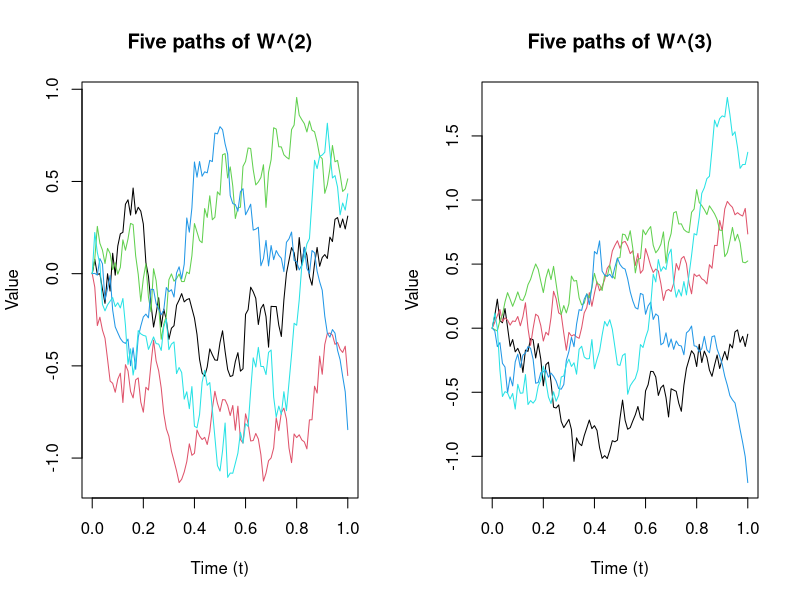
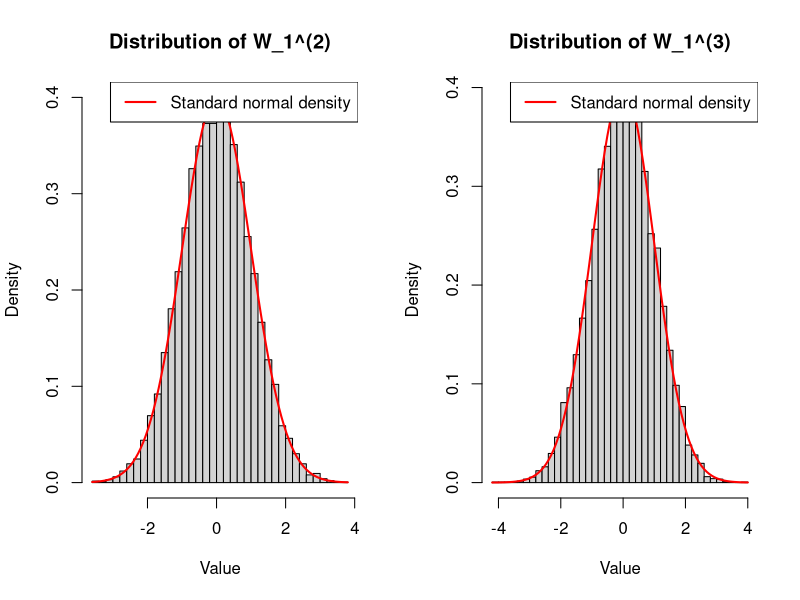
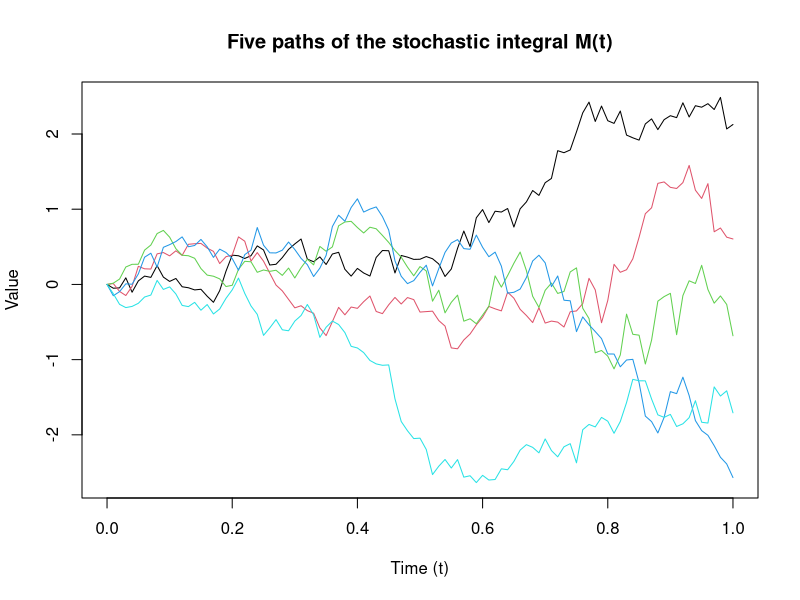
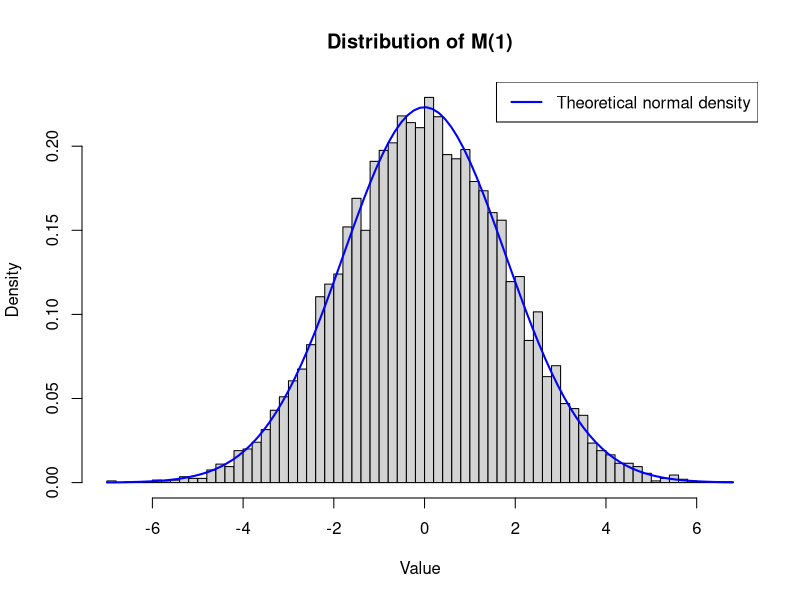

Recreate these plots in R, in order.
####### Problem 6.5: Simulation of stochastic integrals #######

#################################################################
#### HELPER FUNCTIONS ####
#################################################################

# Simulates N paths of a Brownian motion up to time T (ttm).
# The return value is a matrix whose rows are sample paths.
sim_bm <- function(N, ttm, dt) {
  K <- round(ttm / dt)

  if (abs(K * dt - ttm) > 1e-12) {
    stop("ttm must be an integer multiple of dt.")
  }

  increments <- matrix(
    rnorm(N * K, mean = 0, sd = sqrt(dt)),
    nrow = N,
    ncol = K
  )

  # apply(..., 1, cumsum) returns the transpose of the desired layout.
  paths_without_zero <- t(apply(increments, 1, cumsum))
  cbind(0, paths_without_zero)
}

# Calculates the path of a left-endpoint approximation to
# the stochastic integral of a deterministic integrand with respect
# to a given Brownian path.
calculate_integral_path <- function(integrand, bm_path) {
  if (length(integrand) != length(bm_path)) {
    stop("integrand and bm_path must have the same length.")
  }

  increments <- diff(bm_path)
  integrand_points <- integrand[-length(integrand)]
  c(0, cumsum(integrand_points * increments))
}

# Calculates all endpoint values efficiently when the Brownian paths
# are stored rowwise in a matrix.
calculate_integral_endpoints <- function(integrand, bm_paths) {
  if (length(integrand) != ncol(bm_paths)) {
    stop("integrand length must equal the number of grid points.")
  }

  increments <- bm_paths[, -1, drop = FALSE] -
    bm_paths[, -ncol(bm_paths), drop = FALSE]
  as.numeric(increments %*% integrand[-length(integrand)])
}

#################################################################
#### SETUP ####
#################################################################

ttm <- 1
dt <- 0.01
time_grid <- seq(0, ttm, by = dt)
N <- 10000

set.seed(2024)

# Deterministic integrands used below.
h_sin <- sin(time_grid)
h_cos <- cos(time_grid)
h_exp <- exp(time_grid)

#################################################################
#### Question (a): Paths of W^(2) and W^(3) ####
#################################################################

# Simulate five pairs of independent Brownian paths.
bm1_paths <- sim_bm(5, ttm, dt)
bm2_paths <- sim_bm(5, ttm, dt)

w2_paths <- apply(
  bm1_paths, 1, calculate_integral_path, integrand = h_sin
) + apply(
  bm2_paths, 1, calculate_integral_path, integrand = h_cos
)

w3_paths <- apply(
  bm1_paths, 1, calculate_integral_path, integrand = h_cos
) + apply(
  bm2_paths, 1, calculate_integral_path, integrand = h_sin
)

par(mfrow = c(1, 2))
matplot(
  time_grid, w2_paths,
  type = "l", lty = 1,
  main = "Five paths of W^(2)",
  xlab = "Time (t)", ylab = "Value"
)
matplot(
  time_grid, w3_paths,
  type = "l", lty = 1,
  main = "Five paths of W^(3)",
  xlab = "Time (t)", ylab = "Value"
)

#################################################################
#### Question (b): Distributions of W_1^(2) and W_1^(3) ####
#################################################################

bm1_large <- sim_bm(N, ttm, dt)
bm2_large <- sim_bm(N, ttm, dt)

w2_endpoints <-
  calculate_integral_endpoints(h_sin, bm1_large) +
  calculate_integral_endpoints(h_cos, bm2_large)

w3_endpoints <-
  calculate_integral_endpoints(h_cos, bm1_large) +
  calculate_integral_endpoints(h_sin, bm2_large)

par(mfrow = c(1, 2))
hist(
  w2_endpoints,
  breaks = 50, probability = TRUE,
  main = "Distribution of W_1^(2)",
  xlab = "Value"
)
curve(dnorm(x), add = TRUE, col = "red", lwd = 2)
legend(
  "topright",
  legend = "Standard normal density",
  col = "red", lty = 1, lwd = 2
)

hist(
  w3_endpoints,
  breaks = 50, probability = TRUE,
  main = "Distribution of W_1^(3)",
  xlab = "Value"
)
curve(dnorm(x), add = TRUE, col = "red", lwd = 2)
legend(
  "topright",
  legend = "Standard normal density",
  col = "red", lty = 1, lwd = 2
)

cat("\n--- Question (b): Endpoint summaries ---\n")
cat("W_1^(2): sample mean =", mean(w2_endpoints),
    ", sample variance =", var(w2_endpoints), "\n")
cat("W_1^(3): sample mean =", mean(w3_endpoints),
    ", sample variance =", var(w3_endpoints), "\n")
cat("The theoretical mean is 0 and the theoretical variance is 1.\n")

#################################################################
#### Question (c): Paths of M_t = integral_0^t e^s dB_s ####
#################################################################

par(mfrow = c(1, 1))
bm_c_paths <- sim_bm(5, ttm, dt)
m_paths <- apply(
  bm_c_paths, 1, calculate_integral_path, integrand = h_exp
)

matplot(
  time_grid, m_paths,
  type = "l", lty = 1,
  main = "Five paths of the stochastic integral M(t)",
  xlab = "Time (t)", ylab = "Value"
)

#################################################################
#### Question (d): Mean and variance of M_1 ####
#################################################################

bm_d_large <- sim_bm(N, ttm, dt)
m_endpoints <- calculate_integral_endpoints(h_exp, bm_d_large)

# Var(M_1) = integral_0^1 e^(2s) ds = (e^2 - 1) / 2.
theoretical_mean_m1 <- 0
theoretical_var_m1 <- 0.5 * (exp(2 * ttm) - 1)

cat("\n--- Question (d): Mean and variance of M_1 ---\n")
cat("Theoretical mean:", theoretical_mean_m1, "\n")
cat("Sample mean:", mean(m_endpoints), "\n")
cat("Theoretical variance:", theoretical_var_m1, "\n")
cat("Sample variance:", var(m_endpoints), "\n")

#################################################################
#### Questions (e) and (f): Numerical check of Itô's formula ####
#################################################################

# Itô's formula/integration by parts gives
# integral_0^1 e^s dB_s = e B_1 - integral_0^1 e^s B_s ds.
# The ordinary integral is approximated by a left Riemann sum.
integrand_ordinary <- sweep(bm_d_large, 2, h_exp, `*`)
integral_ordinary <- rowSums(
  integrand_ordinary[, -ncol(integrand_ordinary), drop = FALSE]
) * dt

ito_formula_rhs <-
  exp(ttm) * bm_d_large[, ncol(bm_d_large)] - integral_ordinary

cat("\n--- Question (e): Moments from Itô's formula ---\n")
cat("Mean of the right-hand side:", mean(ito_formula_rhs), "\n")
cat("Variance of the right-hand side:", var(ito_formula_rhs), "\n")
cat("Mean of the direct stochastic-integral approximation:",
    mean(m_endpoints), "\n")
cat("Variance of the direct stochastic-integral approximation:",
    var(m_endpoints), "\n")

pathwise_errors <- abs(m_endpoints - ito_formula_rhs)
error_ito <- mean(pathwise_errors)

cat("\n--- Question (f): Discretisation error ---\n")
cat("Mean absolute discretisation error:", error_ito, "\n")
cat("Maximum absolute discretisation error:", max(pathwise_errors), "\n")
cat(
  "The error is caused by discretisation and should decrease when dt is reduced.\n"
)

#################################################################
#### Question (g): Cross-variation of W^(2) and W^(3) ####
#################################################################

# Use the first pair of Brownian paths from Question (a).
w2_path_one <-
  calculate_integral_path(h_sin, bm1_paths[1, ]) +
  calculate_integral_path(h_cos, bm2_paths[1, ])

w3_path_one <-
  calculate_integral_path(h_cos, bm1_paths[1, ]) +
  calculate_integral_path(h_sin, bm2_paths[1, ])

# Discrete cross-variation along the simulation grid.
cross_variation <- sum(diff(w2_path_one) * diff(w3_path_one))

# Theoretical value: integral_0^1 sin(2s) ds = (1 - cos(2)) / 2.
theoretical_cross_var <- 0.5 * (1 - cos(2 * ttm))

cat("\n--- Question (g): Cross-variation ---\n")
cat("Theoretical <W^(2), W^(3)>_1:", theoretical_cross_var, "\n")
cat("Estimate from one discretised path:", cross_variation, "\n")
cat("Absolute error:", abs(cross_variation - theoretical_cross_var), "\n")
cat(
  "The estimate is based on one discretised path and may show noticeable ",
  "sampling and discretisation error.\n",
  sep = ""
)

#################################################################
#### Question (h): Distribution of M_1 ####
#################################################################

par(mfrow = c(1, 1))
hist(
  m_endpoints,
  breaks = 50, probability = TRUE,
  main = "Distribution of M(1)",
  xlab = "Value"
)
curve(
  dnorm(x, mean = theoretical_mean_m1, sd = sqrt(theoretical_var_m1)),
  add = TRUE, col = "blue", lwd = 2
)
legend(
  "topright",
  legend = "Theoretical normal density",
  col = "blue", lty = 1, lwd = 2
)
